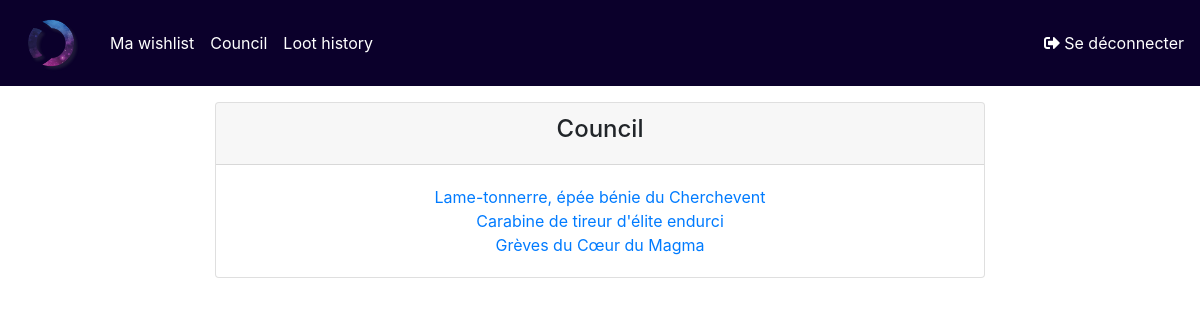
Screenshot of /council/ (signed in) with the database file from the repository.
### accounts/models.py (models this page shows, shortened)
class Item(models.Model):
    name = models.CharField(max_length=200, null=True)
    media = models.CharField(max_length=200, null=True)

### accounts/views/council.py (the view, shortened to what this page needs)
# urls.py: path('council/', views.council, name="council"),
@login_required(login_url='login')
def council(request):
    items = Council.objects.filter(is_council=True).values('item__name', 'item__media')
    TEMPLATE_NAME = 'accounts/council.html'
    context = {'items': items}
    return render(request, TEMPLATE_NAME, context)

### accounts/templates/accounts/council.html (shortened to what this page needs)
{% extends 'accounts/base.html' %}
{% block content %}
<div class="container-fluid">
    <div class="row {% if not request.user.is_staff %} justify-content-center {%endif%}">
        <div class="{% if request.user.is_staff %} col-3 {%else%} col-8 text-center {%endif%}">
            <div class="card mt-3">
                <div class="card-header">
                    <h4 class="text-center">Council</h4>
                </div>
                {% if items|length > 0 %}
                <ul class="list-group" style="padding: 20px">
                    {% for item in items %}
                    <li style="list-style:none;">
                        <a href="https://fr.classic.wowhead.com/item={{item.item__media}}">{{item.item__name}}</a>
                    </li>
                    {% endfor %}
                </ul>
                {%endif%}
            </div>
        </div>
    </div>
</div>
{% endblock %}

### rows the page displays
Item: item__name "Lame-tonnerre, épée bénie du Cherchevent"
Item: item__name "Carabine de tireur d'élite endurci"
Item: item__name "Grèves du Cœur du Magma"
